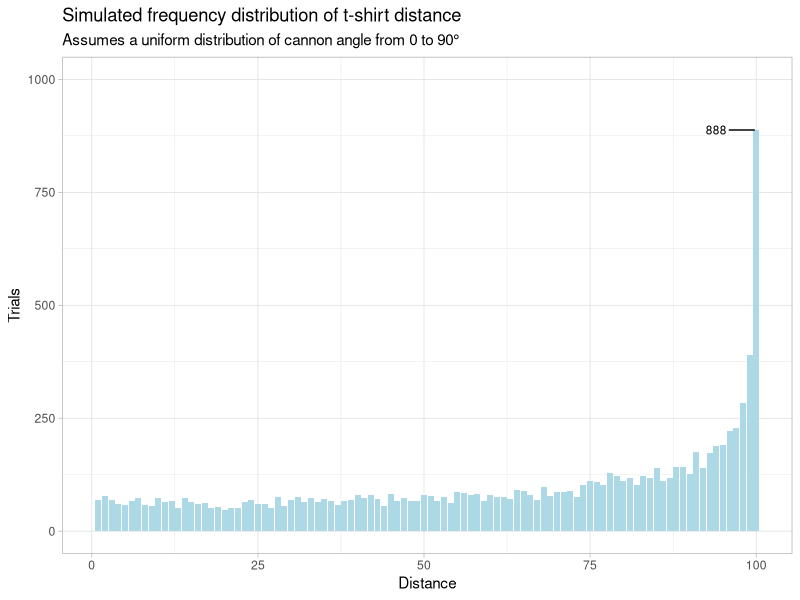
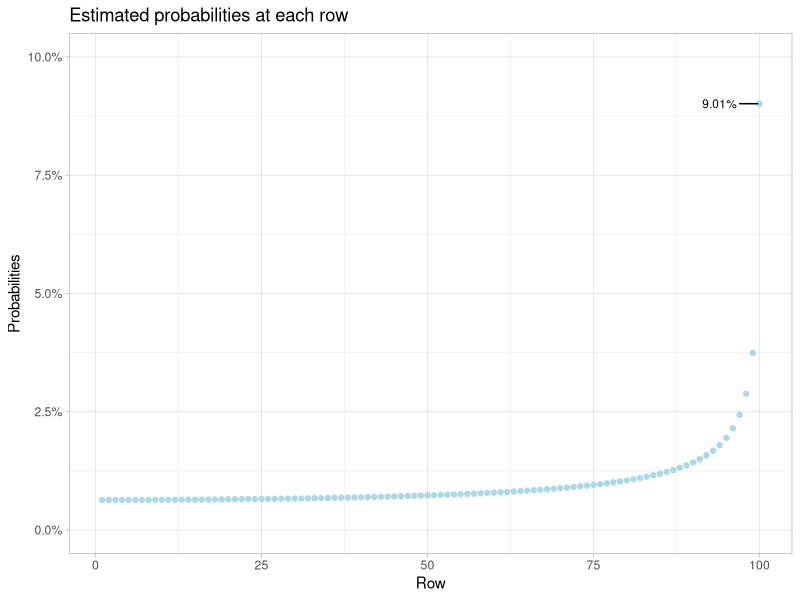
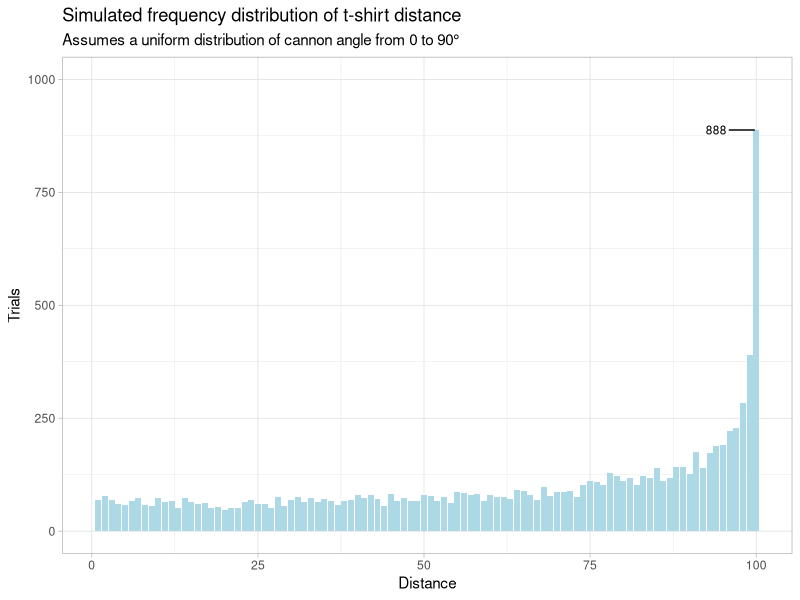

Recreate these plots in R, in order.
## ---- chunk 1
library("tidyverse")
library("purrr")
library("patchwork")
library("ggrepel")
## ---- chunk 2
library("tidyverse")
df <- tibble(theta = runif(n = 10000, min = 0, max = pi / 2)) %>%
  mutate(distance = 100 * sin(2 * theta)) 
df_summary <- df %>%
  count(row = ceiling(distance))
## ---- chunk 3
sim_plt <- df_summary %>%
  ggplot(aes(x = row, y = n)) +
  geom_col(fill="lightblue") +
  theme_light() +
  labs(
    title = "Simulated frequency distribution of t-shirt distance",
    subtitle = "Assumes a uniform distribution of cannon angle from 0 to 90°",
    x = "Distance",
    y = "Trials"
  ) +
  scale_y_continuous(limits = c(0, 1000)) +
  geom_text_repel(data = (
    df_summary %>% 
      filter(n > 750) %>% 
      mutate(prob_label = scales::comma(n))),
    aes(label = prob_label),
    size=3, nudge_x = -6) 
sim_plt
## ---- chunk 4
cdf_x <- function(x) {
  x_max <- 100
  return(2 / pi * asin(x / x_max))
}
pmf_r <- function(r) { cdf_x(r) - cdf_x(r - 1) }
est_probs <- tibble(r = seq(1, 100)) %>%
  mutate(prob = map_dbl(r, pmf_r))

## ---- chunk 5
est_plt <- est_probs %>%
  ggplot(aes(x = r, y = prob)) + 
  geom_point(col = "lightblue") +
  theme_light() +
  scale_y_continuous(limits = c(0, .1),
                     labels = scales::percent_format(accuracy = .1)) +
  labs(
    title = "Estimated probabilities at each row",
    y = "Probabilities",
    x = "Row") + 
  geom_text_repel(data = (
    est_probs %>% 
      filter(prob > .05) %>% 
      mutate(prob_label = scales::percent(prob, accuracy=.01))),
    aes(label = prob_label),
    size=3, nudge_x = -6) 
  
est_plt
sim_plt
